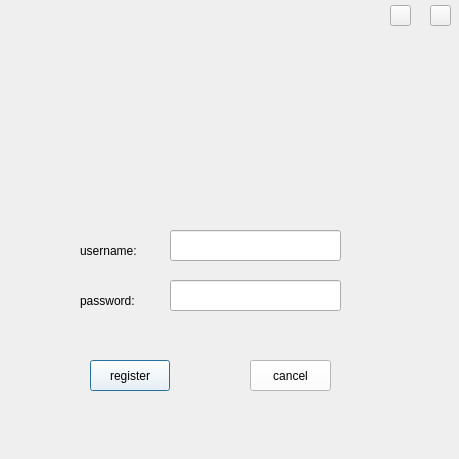
<?xml version="1.0" encoding="UTF-8"?>
<ui version="4.0">
 <class>registerDialog</class>
 <widget class="QDialog" name="registerDialog">
  <property name="geometry">
   <rect>
    <x>0</x>
    <y>0</y>
    <width>459</width>
    <height>459</height>
   </rect>
  </property>
  <property name="windowTitle">
   <string>register </string>
  </property>
  <property name="styleSheet">
   <string notr="true">#registerDialog{ border-image: url(:/new/prefix1/window.png);}</string>
  </property>
  <widget class="QPushButton" name="pushButton">
   <property name="geometry">
    <rect>
     <x>90</x>
     <y>360</y>
     <width>80</width>
     <height>31</height>
    </rect>
   </property>
   <property name="styleSheet">
    <string notr="true">QPushButton{background-color: rgb(255, 255, 255);}
QPushButton:hover{border:1px solid rgb(85, 170, 255);}
QPushButton:pressed{border-top:2px solid rgb(0,0,0);
border-left:2px solid rgb(0,0,0);border-right: rgb(255,255,255);border-bottom: rgb(255,255,255);}</string>
   </property>
   <property name="text">
    <string>register</string>
   </property>
  </widget>
  <widget class="QLineEdit" name="lineEdit">
   <property name="geometry">
    <rect>
     <x>170</x>
     <y>230</y>
     <width>171</width>
     <height>31</height>
    </rect>
   </property>
   <property name="styleSheet">
    <string notr="true">border-image: url();</string>
   </property>
  </widget>
  <widget class="QLineEdit" name="lineEdit_2">
   <property name="geometry">
    <rect>
     <x>170</x>
     <y>280</y>
     <width>171</width>
     <height>31</height>
    </rect>
   </property>
   <property name="styleSheet">
    <string notr="true">border-image: url();</string>
   </property>
  </widget>
  <widget class="QLabel" name="label">
   <property name="geometry">
    <rect>
     <x>80</x>
     <y>240</y>
     <width>81</width>
     <height>21</height>
    </rect>
   </property>
   <property name="styleSheet">
    <string notr="true">border-image: url();</string>
   </property>
   <property name="text">
    <string>username:</string>
   </property>
  </widget>
  <widget class="QLabel" name="label_2">
   <property name="geometry">
    <rect>
     <x>80</x>
     <y>290</y>
     <width>81</width>
     <height>21</height>
    </rect>
   </property>
   <property name="styleSheet">
    <string notr="true">border-image: url();</string>
   </property>
   <property name="text">
    <string>password:</string>
   </property>
  </widget>
  <widget class="QPushButton" name="pushButton_2">
   <property name="geometry">
    <rect>
     <x>250</x>
     <y>360</y>
     <width>81</width>
     <height>31</height>
    </rect>
   </property>
   <property name="styleSheet">
    <string notr="true">QPushButton{background-color: rgb(255, 255, 255);}
QPushButton:hover{border:1px solid rgb(85, 170, 255);}
QPushButton:pressed{border-top:2px solid rgb(0,0,0);
border-left:2px solid rgb(0,0,0);border-right: rgb(255,255,255);border-bottom: rgb(255,255,255);}</string>
   </property>
   <property name="text">
    <string>cancel</string>
   </property>
  </widget>
  <widget class="QPushButton" name="pushButton_3">
   <property name="geometry">
    <rect>
     <x>390</x>
     <y>5</y>
     <width>21</width>
     <height>21</height>
    </rect>
   </property>
   <property name="cursor">
    <cursorShape>PointingHandCursor</cursorShape>
   </property>
   <property name="styleSheet">
    <string notr="true">border-image: url(:/new/prefix1/mined2.PNG);</string>
   </property>
   <property name="text">
    <string/>
   </property>
  </widget>
  <widget class="QPushButton" name="pushButton_4">
   <property name="geometry">
    <rect>
     <x>430</x>
     <y>5</y>
     <width>21</width>
     <height>21</height>
    </rect>
   </property>
   <property name="cursor">
    <cursorShape>PointingHandCursor</cursorShape>
   </property>
   <property name="styleSheet">
    <string notr="true">border-image: url(:/new/prefix1/closed2.PNG);</string>
   </property>
   <property name="text">
    <string/>
   </property>
  </widget>
 </widget>
 <resources/>
 <connections>
  <connection>
   <sender>pushButton_2</sender>
   <signal>clicked()</signal>
   <receiver>registerDialog</receiver>
   <slot>close()</slot>
   <hints>
    <hint type="sourcelabel">
     <x>270</x>
     <y>185</y>
    </hint>
    <hint type="destinationlabel">
     <x>199</x>
     <y>149</y>
    </hint>
   </hints>
  </connection>
  <connection>
   <sender>pushButton_3</sender>
   <signal>clicked()</signal>
   <receiver>registerDialog</receiver>
   <slot>showMinimized()</slot>
   <hints>
    <hint type="sourcelabel">
     <x>400</x>
     <y>15</y>
    </hint>
    <hint type="destinationlabel">
     <x>229</x>
     <y>229</y>
    </hint>
   </hints>
  </connection>
  <connection>
   <sender>pushButton_4</sender>
   <signal>clicked()</signal>
   <receiver>registerDialog</receiver>
   <slot>close()</slot>
   <hints>
    <hint type="sourcelabel">
     <x>440</x>
     <y>15</y>
    </hint>
    <hint type="destinationlabel">
     <x>229</x>
     <y>229</y>
    </hint>
   </hints>
  </connection>
 </connections>
</ui>
